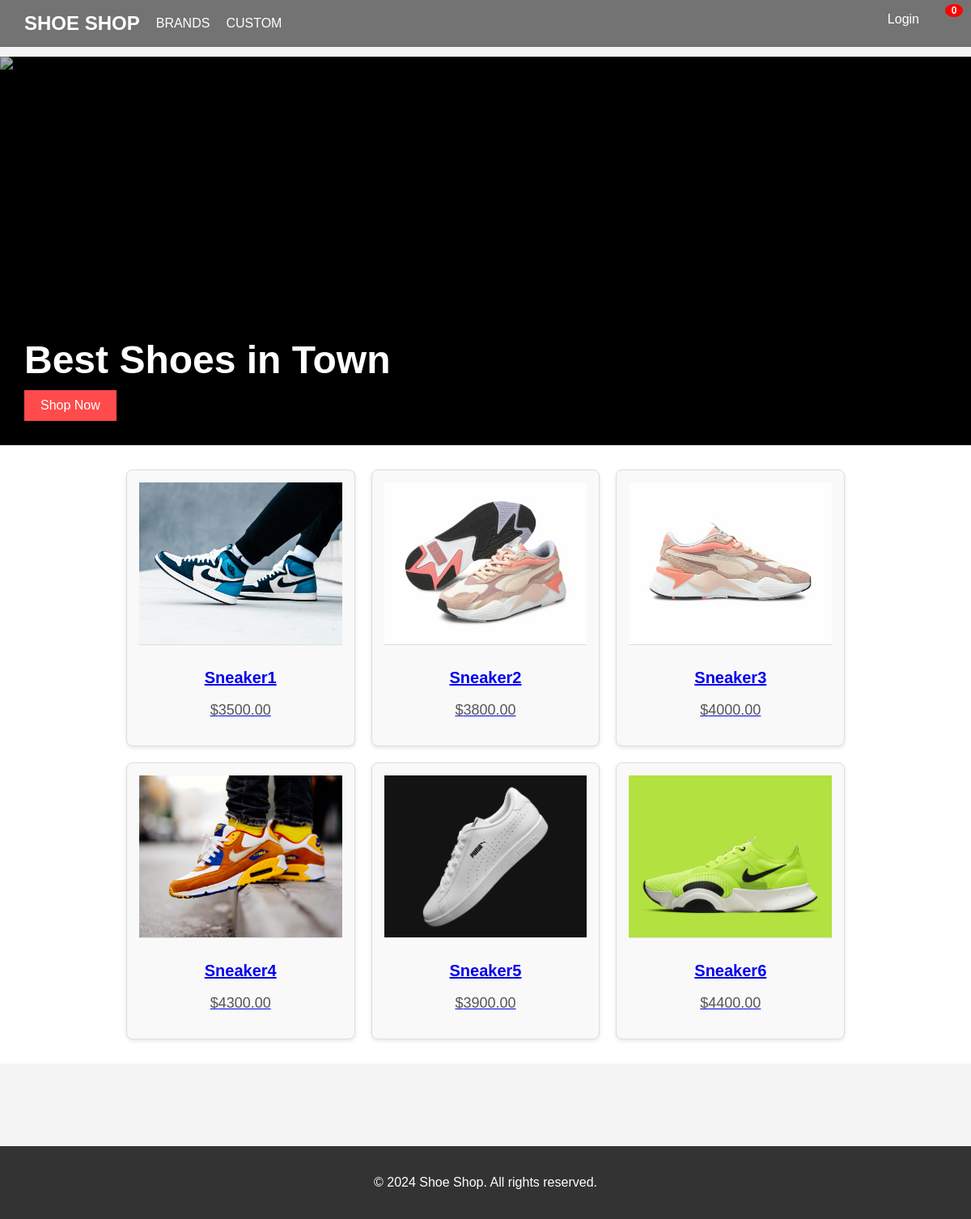
The page / on the database its author committed.
### shop/models.py (models this page shows, shortened)
class Product(models.Model):
    name = models.CharField(max_length=100)
    price = models.DecimalField(max_digits=10, decimal_places=2)
    description = models.TextField(default='No description available')
    image = models.ImageField(upload_to='product_images')
    image1 = models.ImageField(upload_to='product_images', blank=True, null=True)
    image2 = models.ImageField(upload_to='product_images', blank=True, null=True)
    image3 = models.ImageField(upload_to='product_images', blank=True, null=True)
    image4 = models.ImageField(upload_to='product_images', blank=True, null=True)

### shop/views.py (the view)
# urls.py: 2. Add a URL to urlpatterns:  path('', views.home, name='home')
def home(request):
    products = Product.objects.all() #Fetches all products from the database
    return render(request, 'shop/home.html', {'products': products})

### shop/templates/shop/home.html (shortened to what this page needs)
{% load static %}
<!DOCTYPE html>
<html lang="en">
<head>
    <link rel="stylesheet" type="text/css" href="{% static 'shop/styles.css' %}">
</head>
<body>
    <nav class="navbar">
        <div class="logo">SHOE SHOP</div>
        <ul class="nav-links nav-left">
            <li><a href="#">BRANDS</a></li>
            <li><a href="#">CUSTOM</a></li>
        </ul>
        <ul class="nav-links nav-right">
            <li><a href="#">Login</a></li>
            <li>
                <a href="{% url 'cart' %}" class="cart-icon"><box-icon name='cart'></box-icon>
                <span class="cart-count" id="cart-count">{{ request.session.cart_count|default:0 }}</span>
                </a>
            </li>
        </ul>
    </nav>
    <div class="hero">
        <img src="{% static 'shop/hero-image.jpg' %}" alt="Hero Image">
        <div class="hero-cta">
            <h1>Best Shoes in Town</h1>
            <button>Shop Now</button>
        </div>
    </div>
    <div class="product-section">
        {% for product in products %}
            <div class="card">
                <a href="{% url 'product_detail' product.id %}">
                    <img src="{{ product.image.url }}" alt="{{ product.name }}">
                    <h2>{{ product.name }}</h2>
                    <p>${{ product.price }}</p>
                </a>
            </div>
        {% endfor %}
    </div>
    <br>
    <br>
    <br>
    <br>
    <footer>
        <p>&copy; 2024 Shoe Shop. All rights reserved.</p>
    </footer>
</body>
</html>

### shop/static/shop/styles.css (style rules this page uses)
body, html { margin: 0; padding: 0; font-family: Arial, sans-serif; background-color: #f4f4f4; }
.navbar { display: flex; justify-content: space-between; align-items: center; padding: 15px 30px; background-color: #737373; color: #fff; position: fixed; top: 0; width: 100%; z-index: 1000; transition: background-color 0.3s ease, color 0.3s ease; }
.logo { font-size: 24px; font-weight: bold; }
.nav-links { display: flex; list-style: none; margin: 0; padding: 0; }
.nav-links li { margin-left: 20px; }
.nav-links li a { color: #fff; text-decoration: none; font-size: 16px; transition: color 0.3s ease; }
.nav-left, .nav-right { display: flex; }
.nav-right { margin-left: auto; margin-right: 50px; }
.nav-links .cart-icon { position: relative; display: inline-block; }
.nav-links .cart-icon .cart-count { position: absolute; top: -10px; right: -10px; background-color: red; color: white; padding: 2px 1px; border-radius: 50%; font-size: 12px; font-weight: bold; min-width: 20px; text-align: center; line-height: 1; }
.hero { position: relative; width: 100%; height: 60vh; background-color: #000; overflow: hidden; margin-top: 70px; }
.hero img { width: 100%; height: 100%; object-fit: cover; opacity: 0.7; }
.hero-cta { position: absolute; bottom: 30px; left: 30px; color: #fff; }
.hero-cta h1 { font-size: 48px; margin-bottom: 10px; }
.hero-cta button { background-color: #ff4b4b; color: #fff; border: none; padding: 10px 20px; font-size: 16px; cursor: pointer; }
.product-section { display: flex; flex-wrap: wrap; justify-content: center; gap: 20px; padding: 30px; background-color: #fff; }
.card { width: 22%; background-color: #f9f9f9; border: 1px solid #ddd; border-radius: 8px; text-align: center; padding: 15px; box-shadow: 0 2px 5px rgba(0, 0, 0, 0.1); }
.card img { width: 100%; height: 200px; object-fit: cover; border-bottom: 1px solid #ddd; margin-bottom: 15px; }
.card h2 { font-size: 20px; margin: 10px 0; }
.card p { font-size: 18px; color: #555; }
footer { background-color: #333; color: #fff; text-align: center; padding: 20px 0; margin-top: 30px; }

### rows shown on the page
Product: image (picture), name "Sneaker1", price "3500.00"
Product: image (picture), name "Sneaker2", price "3800.00"
Product: image (picture), name "Sneaker3", price "4000.00"
Product: image (picture), name "Sneaker4", price "4300.00"
Product: image (picture), name "Sneaker5", price "3900.00"
Product: image (picture), name "Sneaker6", price "4400.00"

### other values the page prints
{{ request.session.cart_count|default:0 }} "0"
